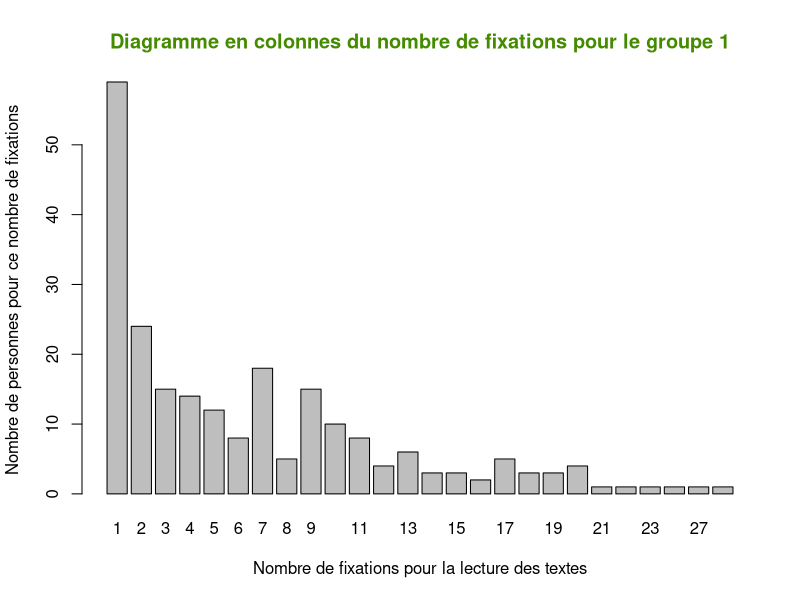
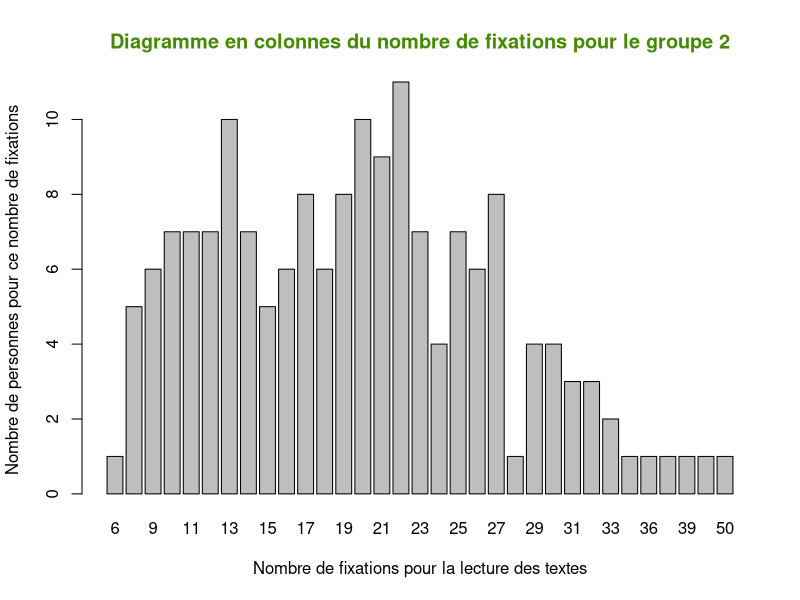

R code for these plots, in order:
Mode <- function(x) {
  ux <- unique(x)
  ux[which.max(tabulate(match(x, ux)))]
}

# Groupe1

groupe1<-read.table("groupe1.txt")[,1]
groupe1 <- sort(groupe1)

n<-length(groupe1)
# Indicateurs statistiques
summary(groupe1)

# Moyenne, variance et écart-type empiriques (sans biais)
mean(groupe1)
var(groupe1)
sd(groupe1)
coef_var_g1 = sd(groupe1) / mean(groupe1)
coef_var_g1

# Affichage de lhistogramme
barplot(table(groupe1), xlab="Nombre de fixations pour la lecture des textes", ylab="Nombre de personnes pour ce nombre de fixations")
title("Diagramme en colonnes du nombre de fixations pour le groupe 1", col.main="chartreuse4")


# Groupe2

groupe2<-read.table("groupe2.txt")[,1]
groupe2 <- sort(groupe2)

n<-length(groupe2)
median(groupe2)
# Indicateurs statistiques
summary(groupe2)

# Moyenne, variance et écart-type empiriques (sans biais)
mean(groupe2)
var(groupe2)
sd(groupe2)
coef_var_g2 = sd(groupe2) / mean(groupe2)
coef_var_g2

# Affichage de l'histogramme

barplot(table(groupe2), xlab="Nombre de fixations pour la lecture des textes", ylab="Nombre de personnes pour ce nombre de fixations")
title("Diagramme en colonnes du nombre de fixations pour le groupe 2", col.main="chartreuse4")

Mode(groupe1)
